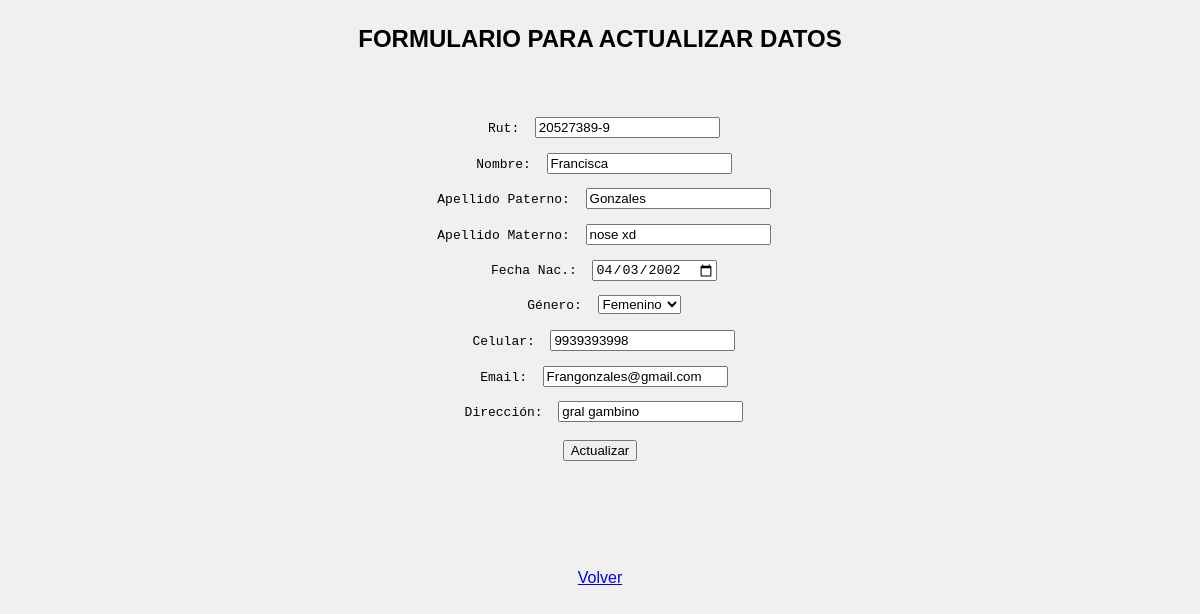
/alumnos/alumnos_findEdit/20527389-9, run on the app's committed database.
### alumnos/models.py (models this page shows, shortened)
class Alumno(models.Model):
    rut = models.CharField(primary_key=True, max_length=10)
    nombre = models.CharField(max_length=20)
    apellido_paterno = models.CharField(max_length=20)
    apellido_materno = models.CharField(max_length=20)
    fecha_nacimiento = models.DateField(blank=False, null=False)
    id_genero = models.ForeignKey('Genero',on_delete=models.CASCADE, db_column='idGenero')
    telefono = models.CharField(max_length=45)
    email = models.EmailField(unique=True, max_length=100, blank=True, null=True)
    direccion = models.CharField(max_length=50, blank=True, null=True)
    activo = models.IntegerField()

### alumnos/views.py (the view)
# urls.py: path('alumnos_findEdit/<str:pk>', views.alumnos_findEdit, name='alumnos_findEdit'),
def alumnos_findEdit (request,pk):
    if pk!= "":
        alumno=Alumno.objects.get(rut=pk)
        generos=Genero.objects.all()
        print(type(alumno.id_genero.genero))
        context={'alumno':alumno, 'generos':generos}
        if alumno:
            return render(request, 'alumnos/alumnos_edit.html',context)
        else:
            context={'mensaje':"Error, rut no existe..."}
            return render(request, 'alumnos/alumnos_list.html',context)

### alumnos/templates/alumnos/alumnos_edit.html (shortened to what this page needs)
{% load static %}
<!DOCTYPE html>
<html lang="en">
<head>
    <link rel="stylesheet" type="text/css" href="{% static 'css/styles.css' %}">
</head>
<body>
        <div style="text-align: center;">
            {% if alumno %}
                <h2>FORMULARIO PARA ACTUALIZAR DATOS</h2> <br>
                <form action="alumnosUpdate" method="POST">
                    <pre> Rut:  <input type="text" name="rut" value="{{alumno.rut}}"></pre>
                    <pre> Nombre:  <input type="text" name="nombre" value="{{alumno.nombre}}"></pre>
                    <pre> Apellido Paterno:  <input type="text" name="paterno" value="{{alumno.apellido_paterno}}"></pre>
                    <pre> Apellido Materno:  <input type="text" name="materno" value="{{alumno.apellido_materno}}"></pre>
                    <pre> Fecha Nac.:  <input type="date" name="fechaNac" value="{{alumno.fecha_nacimiento|date:'Y-m-d'}}"></pre>
                    <pre> Género:  <select name="genero">
                            {% for genero in generos %}
                                {% if genero.genero == alumno.id_genero.genero %}
                                <option value="{{genero.id_genero}}" selected>{{genero.genero}}</option>
                                {% else %}
                                <option value="{{genero.id_genero}}">{{genero.genero}}</option>
                                {% endif %}
                            {% endfor %}
                             </select></pre>
                    <pre> Celular:  <input type="text" name="telefono" value="{{alumno.telefono}}"></pre>
                    <pre> Email:  <input type="text" name="email" value="{{alumno.email}}"></pre>
                    <pre> Dirección:  <input type="text" name="direccion" value="{{alumno.direccion}}"></pre>
                    <input type="submit" name="opcion" value="Actualizar">
                </form><br><br>
            {% endif %}
                <br><br>
                <a href="{% url 'crud %'}"> Volver</a>
        </div>
</body>
</html>

### alumnos/static/css/styles.css (style rules this page uses)
body { font-family: Arial, sans-serif; line-height: 1.6; margin: 20px; padding: 0; background-color: #f0f0f0; }

### data on the page
Alumno: rut "20527389-9", nombre "Francisca", paterno "Gonzales", materno "nose xd", fechaNac "04/03/2002", telefono "9939393998", email "Frangonzales@gmail.com", direccion "gral gambino"

### other printed values
form field genero "Femenino"
